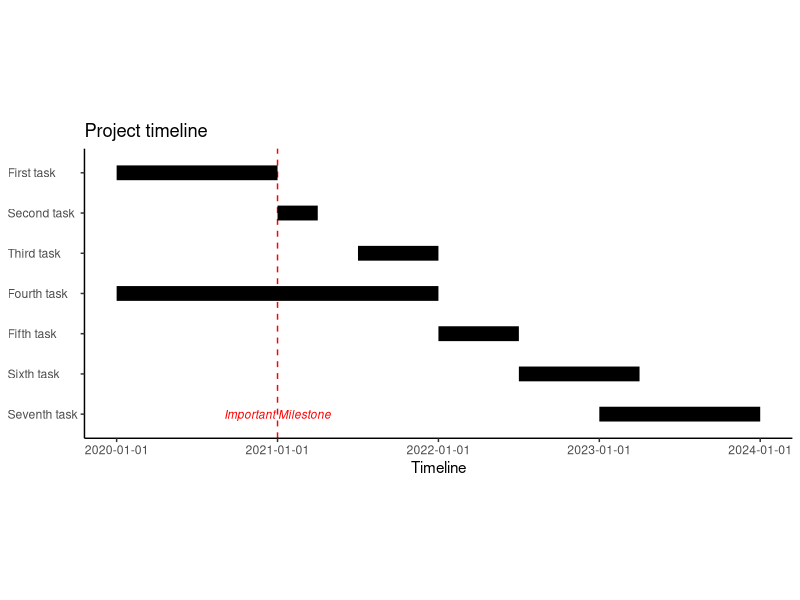
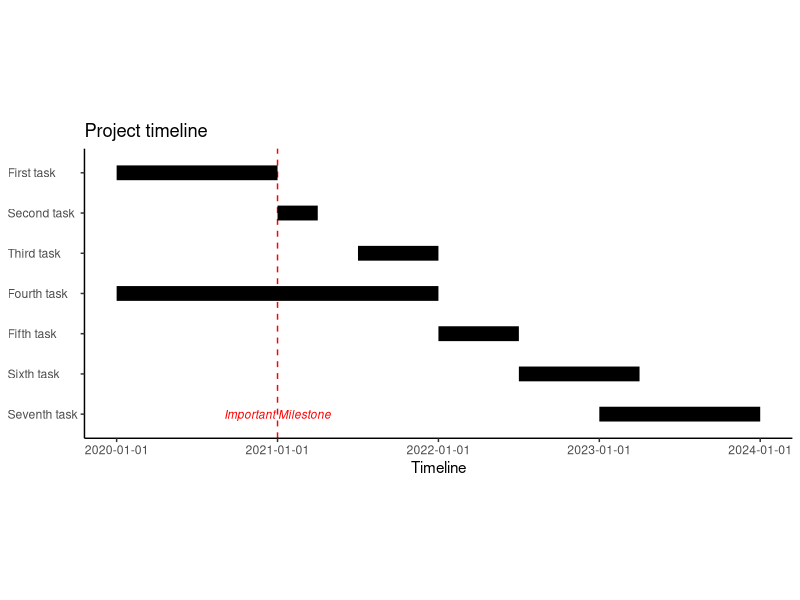

The R source for these figures, in order:
library("ggplot2")
library("tidyr")

# Timeline data
timeline = read.csv("timeline.csv", stringsAsFactors = FALSE)
timeline$name = factor(timeline$name, levels = rev(timeline$name)) # Preserve the order of the steps in the csv

timeline = pivot_longer(timeline, cols = start:end, names_to = "time") # Needed modification for ggplot

# Where the x-axis labels should be placed and what they should say
labels <- read.csv("labels.csv", stringsAsFactors = FALSE)

# Plot
ggplot(timeline, aes(value, name)) +
  geom_vline(xintercept = 1, linetype = "dashed", colour = "red") + # How to add vertical line for important dates/milestones
  geom_line(size = 5) +
  annotate("text", x = c(1), y = c(1),
           label = c("Important Milestone"),
           fontface = 3, size = 3, color = "red") + # Annotations for one or more items. In this case, it's for the vertical line
  labs(x = "Timeline", y = NULL, title = "Project timeline") +
  scale_x_continuous(breaks = labels$x, labels = labels$lab) +
  theme_classic() +
  theme(axis.text.y = element_text(hjust = 0)) + # Left aligns y-axis labels
  coord_fixed(ratio = 0.25) # Essentially compresses the graph vertically


ggsave("gantt.png", width = 7, height = 3) # Set dimensions to how big the figure should be if printed (default: inches)
  